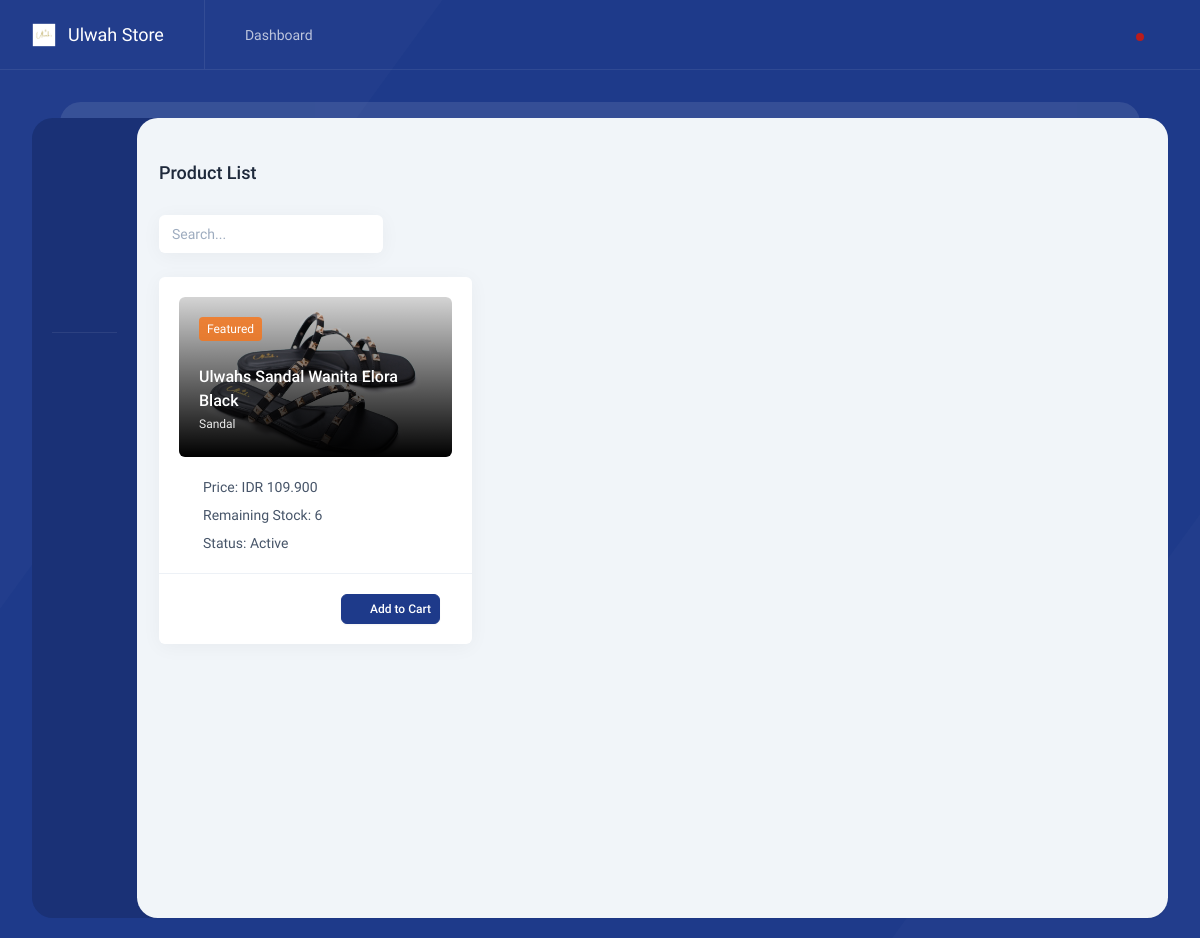
/index.php/categories/sandal, run on the app's committed database.
### tables this page shows
CREATE TABLE IF NOT EXISTS `product` (
  `id_brg` int NOT NULL AUTO_INCREMENT,
  `nama_brg` varchar(255) NOT NULL,
  `keterangan` varchar(255) NOT NULL,
  `kategori` varchar(60) NOT NULL,
  `harga` int NOT NULL,
  `stok` int NOT NULL,
  `gambar` text NOT NULL,
  PRIMARY KEY (`id_brg`)
);

### application/controllers/Categories.php (called while the page is built, shortened)
<?php
class Categories extends CI_Controller
{
	public function sandal()
	{
		$data['title'] = 'Sandal Categories';
		$data['sandal'] = $this->model_kategori->sandal()->result();
		$this->load->view('layout/home/header', $data);
		$this->load->view('sandal', $data);
		$this->load->view('layout/home/footer');
	}
}

### index.php (called while the page is built, shortened)
<?php
require_once BASEPATH.'core/CodeIgniter.php';

### application/models/Model_kategori.php (called while the page is built, shortened)
<?php
class Model_kategori extends CI_Model
{
	public function sandal()
	{
		return $this->db->get_where('product', array('kategori' => 'Sandal'));
	}
}

### application/views/sandal.php (the view, shortened to what this page needs)
<div class="content">
    <h2 class="intro-y text-lg font-medium mt-10">
        Product List
    </h2>
    <div class="grid grid-cols-12 gap-6 mt-5">
        <div class="intro-y col-span-12 flex flex-wrap sm:flex-nowrap items-center mt-2">
            <div class="w-full sm:w-auto mt-3 sm:mt-0 sm:ml-auto md:ml-0">
                <div class="w-56 relative text-slate-500">
                    <input type="text" class="form-control w-56 box pr-10" placeholder="Search...">
                    <i class="w-4 h-4 absolute my-auto inset-y-0 mr-3 right-0" data-lucide="search"></i>
                </div>
            </div>
        </div>
        <?php foreach ($sandal as $row) : ?>
            <div class="intro-y col-span-12 md:col-span-6 lg:col-span-4 xl:col-span-3">
                <div class="box">
                    <div class="p-5">
                        <div class="h-40 2xl:h-56 image-fit rounded-md overflow-hidden before:block before:absolute before:w-full before:h-full before:top-0 before:left-0 before:z-10 before:bg-gradient-to-t before:from-black before:to-black/10">
                            <img alt="Midone - HTML Admin Template" class="rounded-md" src="<?= base_url() . '/uploads/' . $row->gambar ?>">
                            <span class="absolute top-0 bg-pending/80 text-white text-xs m-5 px-2 py-1 rounded z-10">Featured</span>
                            <div class="absolute bottom-0 text-white px-5 pb-6 z-10"> <a href="" class="block font-medium text-base"><?= $row->nama_brg ?></a> <span class="text-white/90 text-xs mt-3"><?= $row->kategori ?></span> </div>
                        </div>
                        <div class="text-slate-600 dark:text-slate-500 mt-5">
                            <div class="flex items-center"> <i data-lucide="link" class="w-4 h-4 mr-2"></i> Price: IDR <?= number_format($row->harga, 0, ',', '.') ?> </div>
                            <div class="flex items-center mt-2"> <i data-lucide="layers" class="w-4 h-4 mr-2"></i> Remaining Stock: <?= number_format($row->stok, 0, ',', '.') ?> </div>
                            <div class="flex items-center mt-2"> <i data-lucide="check-square" class="w-4 h-4 mr-2"></i> Status: Active </div>
                        </div>
                    </div>
                    <div class="flex justify-center lg:justify-end items-center p-5 border-t border-slate-200/60 dark:border-darkmode-400">
                        <a class="flex items-center btn btn-sm btn-primary mr-3" href="javascript:;" data-tw-toggle="modal" data-tw-target="#delete-confirmation-modal"> <i data-lucide="shopping-cart" class="w-4 h-4 mr-1"></i> Add to Cart </a>
                    </div>
                </div>
            </div>
        <?php endforeach; ?>
    </div>
</div>

### data on the page
product: gambar (picture), nama_brg "Ulwahs Sandal Wanita Elora Black", kategori "Sandal", harga "109.900", stok "6"
